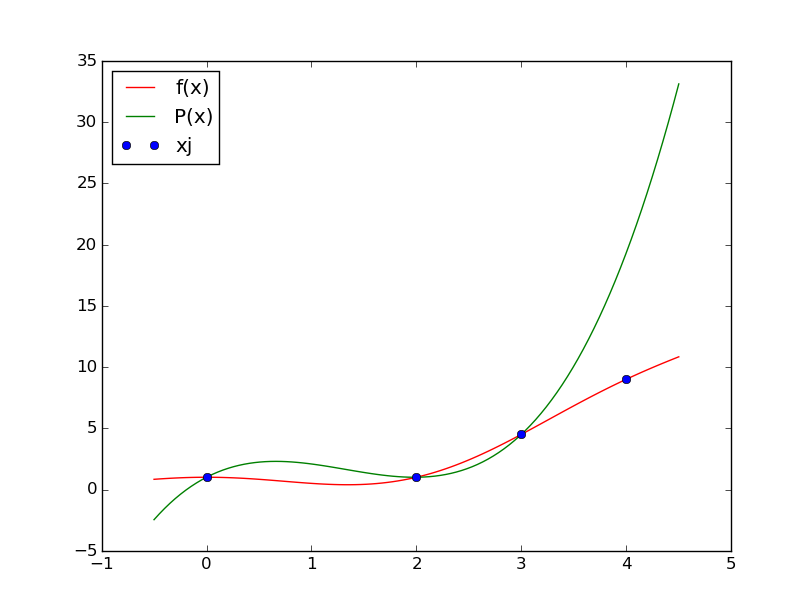

Reproduce this figure in Python.
import one_func
import numpy as np
import matplotlib.pyplot as pp

v = [0.0,2.0,3.0,4.0]
x,F,P = one_func.P3(v)
f2 = np.vectorize(one_func.f)
x2 = np.array(v)
pts = f2(x2)
pp.plot(x,F,'r-',label='f(x)')
pp.plot(x,P,'g-',label='P(x)')
pp.plot(x2,pts,'bo',label='xj')
pp.legend(loc='upper left')
pp.show()
